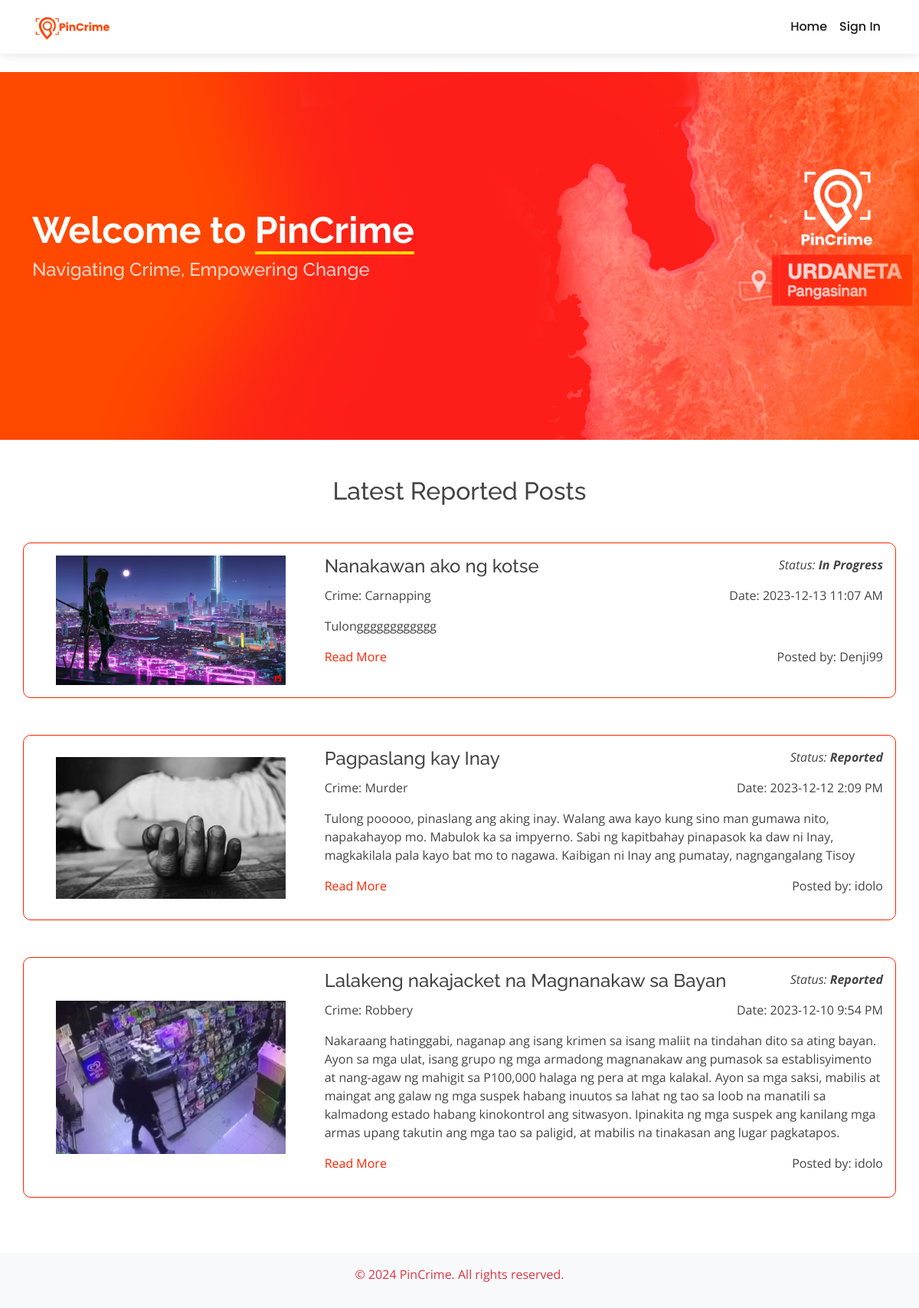
The page / on the database its author committed.
### tables this page shows
CREATE TABLE `report` (
  `reportID` int(11) NOT NULL,
  `title` varchar(50) NOT NULL,
  `status` varchar(15) NOT NULL,
  `crime` varchar(50) NOT NULL,
  `date` datetime NOT NULL,
  `pic_evidence` varchar(100) DEFAULT NULL,
  `content` varchar(600) NOT NULL,
  `username` varchar(20) NOT NULL,
  `latitude` double DEFAULT NULL,
  `longitude` double DEFAULT NULL,
  `address` varchar(150) NOT NULL
);

### index.php (the view, shortened to what this page needs)
<!DOCTYPE html>
<html lang="en">
<head>
  <link href="https://cdn.jsdelivr.net/npm/bootstrap@5.2.3/dist/css/bootstrap.min.css" rel="stylesheet">
  <link href="assets/css/style1.css" rel="stylesheet">
</head>
<body>
  <<header id="header" class="fixed-top d-flex align-items-center">
    <div class="container d-flex align-items-center">
      <div class="logo me-auto">
        <a href="index.php"><img src="assets/img/logo.png" alt="" class="img-fluid"></a>
      </div>
      <nav id="navbar" class="navbar navbar-expand-lg">
        <ul class="nav navbar-nav ms-auto order-last order-lg-0">
          <li class="nav-item"><a class="nav-link active" href="#hero">Home</a></li>
          <li class="nav-item"><a class="nav-link active" href="login.php">Sign In</a></li>
        </ul>
      </nav>
    </div>
  </header>
  <section id="hero" class="d-flex flex-column justify-content-center align-items-center">
    <div class="container text-start text-md-left" data-aos="fade-up">
      <h1>Welcome to <span>PinCrime</span></h1>
      <h2>Navigating Crime, Empowering Change</h2>
    </div>
  </section>
  <section id="latest-posts" class="container mt-5 text-center">
    <h2 class="mb-4">Latest Reported Posts</h2>
    <div class="row">
    <?php
      require "conn.php";
      $result = $conn->query("SELECT * FROM report ORDER BY date DESC");
      while($row = $result->fetch_assoc()) {
    ?>
      <div class="container-md my-4 p-3">
          <div class="row">
              <div class="col-4 d-flex justify-content-center align-items-center">
                  <img src="<?php echo $row['pic_evidence'];?>" alt="Image" style="max-height: 200px; max-width: 300px;">
              </div>
              <div class="col-8">
                  <div class="row">
                      <div class="col-9 text-start"><h4><?php echo $row['title'];?></h4></div>
                      <div class="col-3 text-end"><i><p>Status: <b><?php echo $row['status']?></b></p></i></div>
                  </div>
                  <div class="row">
                      <div class="col-8 text-start"><p><?php echo "Crime: " . $row['crime'];?></p></div>
                      <div class="col-4 text-end"><p><?php echo "Date: " . date('Y-m-d g:i A', strtotime($row['date'])); ?></p></div>
                  </div>
                  <div class="row justify-content-center">
                      <p class="text-start"><?php echo $row['content']?></p>
                  </div>
                  <div class="row">
                      <a href="citizen_post.php?reportID=<?php echo $row['reportID'];?>" class="col-4 text-start" style="color: #FF2400;">Read More</a>
                      <p class="col-8 text-end"><?php echo "Posted by: " . $row['username']?></p>
                  </div>
              </div>
          </div>
      </div>
    <?php
        }
    ?>
    </div>
  </section>
  <footer class="bg-light text-danger text-center py-3 mt-5">
    <div class="container">
      <p>&copy; 2024 PinCrime. All rights reserved.</p>
    </div>
  </footer>
</body>
</html>

### assets/css/style1.css (style rules this page uses)
body { font-family: "Open Sans", sans-serif; color: #444444; }
a { color: #3498db; text-decoration: none; }
h1, h2, h3, h4, h5, h6 { font-family: "Raleway", sans-serif; }
#header { height: 70px; transition: all 0.5s; z-index: 997; transition: all 0.5s; background: #fff; box-shadow: 0px 2px 15px rgba(0, 0, 0, 0.1); }
#header .logo img { max-height: 40px; }
.navbar { padding: 0; }
.navbar ul { margin: 0; padding: 0; display: flex; list-style: none; align-items: center; }
.navbar li { position: relative; }
.navbar a, .navbar a:focus { display: flex; align-items: center; justify-content: space-between; padding: 10px 0 10px 30px; font-family: "Poppins", sans-serif; font-size: 16px; font-weight: 500; color: #fd1e19; white-space: nowrap; transition: 0.3s; }
.navbar a:hover, .navbar .active, .navbar .active:focus, .navbar li:hover>a { color: #fd1e19; }
#hero { width: 100%; height: 60vh; background: url("../img/back2.png") center center; background-size: cover; position: relative; margin-top: 70px; padding: 0; }
#hero .container { z-index: 2; }
#hero h1 { margin: 0 0 10px 0; font-size: 48px; font-weight: 700; line-height: 56px; color:#ffff; }
#hero h1 span { border-bottom: 4px solid #ffd800; }
#hero h2 { color: rgba(255, 255, 255, 0.8); margin-bottom: 30px; font-size: 24px; }

### index.php (style rules this page uses)
.container-md { background-color: white; max-width: 1250px; border-radius: 10px; border: 1px solid #FF2400; }

### rows shown on the page
report: pic_evidence (picture), title "Nanakawan ako ng kotse", status "In Progress", crime "Carnapping", date "2023-12-13 11:07 AM", content "Tulongggggggggggg", username "Denji99"
report: pic_evidence (picture), title "Pagpaslang kay Inay", status "Reported", crime "Murder", date "2023-12-12 2:09 PM", content "Tulong pooooo, pinaslang ang aking inay. Walang awa kayo kung sino man gumawa nito, napakahayop mo. Mabulok ka sa impyerno. Sabi ng kapitbahay pinapasok ka daw ni Inay, magkakilala pala kayo bat mo to nagawa. Kaibigan ni Inay ang pumatay, nagngangalang Tisoy", username "idolo"
report: pic_evidence (picture), title "Lalakeng nakajacket na Magnanakaw sa Bayan", status "Reported", crime "Robbery", date "2023-12-10 9:54 PM", content "Nakaraang hatinggabi, naganap ang isang krimen sa isang maliit na tindahan dito sa ating bayan. Ayon sa mga ulat, isang grupo ng mga armadong magnanakaw ang pumasok sa establisyimento at nang-agaw ng mahigit sa P100,000 halaga ng pera at mga kalakal. Ayon sa mga saksi, mabilis at maingat ang galaw ng mga suspek habang inuutos sa lahat ng tao sa loob na manatili sa kalmadong estado habang kinokontrol ang sitwasyon. Ipinakita ng mga suspek ang kanilang mga armas upang takutin ang mga tao sa paligid, at mabilis na tinakasan ang lugar pagkatapos.", username "idolo"
